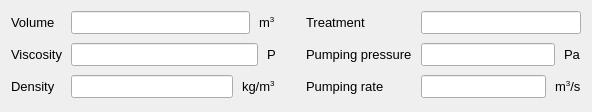
<?xml version="1.0" encoding="UTF-8"?>
<ui version="4.0">
 <class>OverFlushForm</class>
 <widget class="QWidget" name="OverFlushForm">
  <property name="geometry">
   <rect>
    <x>0</x>
    <y>0</y>
    <width>592</width>
    <height>112</height>
   </rect>
  </property>
  <property name="font">
   <font>
    <pointsize>10</pointsize>
   </font>
  </property>
  <property name="windowTitle">
   <string>Form</string>
  </property>
  <property name="locale">
   <locale language="English" country="UnitedStates"/>
  </property>
  <layout class="QGridLayout" name="gridLayout">
   <property name="horizontalSpacing">
    <number>30</number>
   </property>
   <property name="verticalSpacing">
    <number>12</number>
   </property>
   <item row="0" column="0">
    <layout class="QFormLayout" name="formLayout">
     <property name="horizontalSpacing">
      <number>9</number>
     </property>
     <property name="verticalSpacing">
      <number>9</number>
     </property>
     <item row="0" column="0">
      <widget class="QLabel" name="ofa_volume_label">
       <property name="text">
        <string notr="true">Volume</string>
       </property>
      </widget>
     </item>
     <item row="1" column="0">
      <widget class="QLabel" name="ofa_viscosity_label">
       <property name="text">
        <string notr="true">Viscosity</string>
       </property>
      </widget>
     </item>
     <item row="2" column="0">
      <widget class="QLabel" name="ofa_density_label">
       <property name="text">
        <string notr="true">Density</string>
       </property>
      </widget>
     </item>
     <item row="0" column="1">
      <layout class="QHBoxLayout" name="horizontalLayout_2">
       <item>
        <widget class="QLineEdit" name="ofa_volume_lineedit"/>
       </item>
       <item>
        <widget class="QLabel" name="ofa_volume_unit_label">
         <property name="text">
          <string>m&lt;span style=&quot; vertical-align:super;&quot;&gt;3&lt;/span&gt;</string>
         </property>
        </widget>
       </item>
      </layout>
     </item>
     <item row="1" column="1">
      <layout class="QHBoxLayout" name="horizontalLayout_3">
       <item>
        <widget class="QLineEdit" name="ofa_viscosity_lineedit"/>
       </item>
       <item>
        <widget class="QLabel" name="ofa_viscosity_unit_label">
         <property name="text">
          <string>P</string>
         </property>
        </widget>
       </item>
      </layout>
     </item>
     <item row="2" column="1">
      <layout class="QHBoxLayout" name="horizontalLayout_4">
       <item>
        <widget class="QLineEdit" name="ofa_density_lineedit"/>
       </item>
       <item>
        <widget class="QLabel" name="ofa_density_unit_label">
         <property name="text">
          <string>kg/m&lt;span style=&quot; vertical-align:super;&quot;&gt;3&lt;/span&gt;</string>
         </property>
        </widget>
       </item>
      </layout>
     </item>
    </layout>
   </item>
   <item row="0" column="1">
    <layout class="QFormLayout" name="formLayout_2">
     <property name="horizontalSpacing">
      <number>9</number>
     </property>
     <property name="verticalSpacing">
      <number>9</number>
     </property>
     <item row="0" column="0">
      <widget class="QLabel" name="ofa_treatment_label">
       <property name="text">
        <string notr="true">Treatment</string>
       </property>
      </widget>
     </item>
     <item row="0" column="1">
      <widget class="QLineEdit" name="ofa_treatment_lineedit"/>
     </item>
     <item row="1" column="0">
      <widget class="QLabel" name="ofa_pumping_pressure_label">
       <property name="text">
        <string notr="true">Pumping pressure</string>
       </property>
      </widget>
     </item>
     <item row="2" column="0">
      <widget class="QLabel" name="ofa_pumping_rate_label">
       <property name="text">
        <string notr="true">Pumping rate</string>
       </property>
      </widget>
     </item>
     <item row="1" column="1">
      <layout class="QHBoxLayout" name="horizontalLayout_5">
       <item>
        <widget class="QLineEdit" name="ofa_pumping_pressure_lineedit"/>
       </item>
       <item>
        <widget class="QLabel" name="ofa_pumping_pressure_unit_label">
         <property name="text">
          <string>Pa</string>
         </property>
        </widget>
       </item>
      </layout>
     </item>
     <item row="2" column="1">
      <layout class="QHBoxLayout" name="horizontalLayout_6">
       <item>
        <widget class="QLineEdit" name="ofa_pumping_rate_lineedit"/>
       </item>
       <item>
        <widget class="QLabel" name="ofa_pumping_rate_unit_label">
         <property name="text">
          <string>m&lt;span style=&quot; vertical-align:super;&quot;&gt;3&lt;/span&gt;/s</string>
         </property>
        </widget>
       </item>
      </layout>
     </item>
    </layout>
   </item>
  </layout>
 </widget>
 <resources/>
 <connections/>
</ui>
